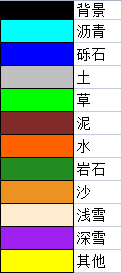
#> input picture doc/color_mask.png, 122 x 273 px
$ python terrain.py
#> lines starting #> are read from the running program, lines starting #| are printed output that depends on the picture; after the words box and inside, x2 and y2 are one past the last pixel; in counts of white or black regions, pixels touching at a corner belong together
### core/utils.py
import os
import cv2
import json

import numpy as np

image_ext = [".jpg", ".JPG", ".jpeg", ".webp", ".bmp", ".png"]
video_ext = [".mov", ".avi", ".mkv", ".h265", ".mp4"]

_COLORS = (
    np.array(
        [
            0.000, 0.447, 0.741,
            0.850, 0.325, 0.098,
            0.929, 0.694, 0.125,
            0.494, 0.184, 0.556,
            0.466, 0.674, 0.188,
            0.301, 0.745, 0.933,
            0.635, 0.078, 0.184,
            0.300, 0.300, 0.300,
            0.600, 0.600, 0.600,
            1.000, 0.000, 0.000,
            1.000, 0.500, 0.000,
            0.749, 0.749, 0.000,
            0.000, 1.000, 0.000,
            0.000, 0.000, 1.000,
            0.667, 0.000, 1.000,
            0.333, 0.333, 0.000,
            0.333, 0.667, 0.000,
            0.333, 1.000, 0.000,
            0.667, 0.333, 0.000,
            0.667, 0.667, 0.000,
            0.667, 1.000, 0.000,
            1.000, 0.333, 0.000,
            1.000, 0.667, 0.000,
            1.000, 1.000, 0.000,
            0.000, 0.333, 0.500,
            0.000, 0.667, 0.500,
            0.000, 1.000, 0.500,
            0.333, 0.000, 0.500,
            0.333, 0.333, 0.500,
            0.333, 0.667, 0.500,
            0.333, 1.000, 0.500,
            0.667, 0.000, 0.500,
            0.667, 0.333, 0.500,
            0.667, 0.667, 0.500,
            0.667, 1.000, 0.500,
            1.000, 0.000, 0.500,
            1.000, 0.333, 0.500,
            1.000, 0.667, 0.500,
            1.000, 1.000, 0.500,
            0.000, 0.333, 1.000,
            0.000, 0.667, 1.000,
            0.000, 1.000, 1.000,
            0.333, 0.000, 1.000,
            0.333, 0.333, 1.000,
            0.333, 0.667, 1.000,
            0.333, 1.000, 1.000,
            0.667, 0.000, 1.000,
            0.667, 0.333, 1.000,
            0.667, 0.667, 1.000,
            0.667, 1.000, 1.000,
            1.000, 0.000, 1.000,
            1.000, 0.333, 1.000,
            1.000, 0.667, 1.000,
            0.333, 0.000, 0.000,
            0.500, 0.000, 0.000,
            0.667, 0.000, 0.000,
            0.833, 0.000, 0.000,
            1.000, 0.000, 0.000,
            0.000, 0.167, 0.000,
            0.000, 0.333, 0.000,
            0.000, 0.500, 0.000,
            0.000, 0.667, 0.000,
            0.000, 0.833, 0.000,
            0.000, 1.000, 0.000,
            0.000, 0.000, 0.167,
            0.000, 0.000, 0.333,
            0.000, 0.000, 0.500,
            0.000, 0.000, 0.667,
            0.000, 0.000, 0.833,
            0.000, 0.000, 1.000,
            0.000, 0.000, 0.000,
            0.143, 0.143, 0.143,
            0.286, 0.286, 0.286,
            0.429, 0.429, 0.429,
            0.571, 0.571, 0.571,
            0.714, 0.714, 0.714,
            0.857, 0.857, 0.857,
            0.000, 0.447, 0.741,
            0.314, 0.717, 0.741,
            0.500, 0.500, 0.000,
        ]
    )
    .astype(np.float32)
    .reshape(-1, 3)
)


def fast_sigmoid(x):
    return 1/(1 + np.exp(-x))


# [20 lines left out: functions get_image_list, get_video_list, not called in this run]


def mkdir(path):
    if not os.path.exists(path):
        os.makedirs(path)


def imread(path, flag=1):
#> called with path = 'D:\\open_infer\\doc\\color_mask.png', flag = 1
    return cv2.imdecode(np.fromfile(path, dtype=np.uint8), flag)
#> returned value is the input picture: shape (273, 122, 3); mean B, G, R 151.2, 169.2, 162.8


def imwrite(path, image):
    cv2.imencode(os.path.splitext(path)[1], image)[1].tofile(path)

# [4 lines left out: function read_json, not called in this run]


def save_json(path, data):
    with open(path, 'w') as f:
        json.dump(data, f)

### core/driving_area.py
import cv2
import numpy as np
from core.utils import get_image_list


def emulate_straight_mask(mask_shape, top, bottom):
#> called with mask_shape = (960, 320), top = (0.04, 0.24), bottom = (0.06, 0.36)
    width, height = mask_shape
    top_min, top_max = top
    bottom_min, bottom_max = bottom
    mask = np.zeros((height, width))
    left_area = [
        [int(width * (0.5 - top_max)), 0],
        [int(width * (0.5 - top_min)), 0],
        [int(width * (0.5 - bottom_min)), height],
        [int(width * (0.5 - bottom_max)), height],
    ]

    right_area = [
        [int(width * (0.5 + top_max)), 0],
        [int(width * (0.5 + top_min)), 0],
        [int(width * (0.5 + bottom_min)), height],
        [int(width * (0.5 + bottom_max)), height],
    ]
    poly = [np.array(left_area), np.array(right_area)]
    cv2.fillPoly(mask, poly, 1)
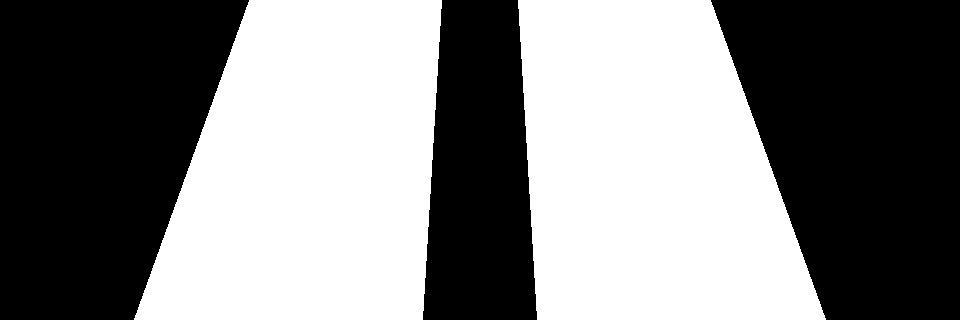
#> mask: shape (320, 960) float64; values 0 (black) and 1 (white), 50.2% white; 3 black regions, box (x1, y1, x2, y2) and area: (0, 0, 249, 320) 61280, (711, 0, 960, 320) 61280, (423, 0, 537, 320) 30400
    line_xy = [
        [[int(width * (0.5 - top_max)), 0], [int(width * (0.5 - bottom_max)), height]],
        [[int(width * (0.5 - top_min)), 0], [int(width * (0.5 - bottom_min)), height]],
        [[int(width * (0.5 + top_min)), 0], [int(width * (0.5 + bottom_min)), height]],
        [[int(width * (0.5 + top_max)), 0], [int(width * (0.5 + bottom_max)), height]],
    ]
    return mask, line_xy


# [28 lines that do not run on import are left out]

### traffic_object/terrain.py
from core.utils import imread
from core.driving_area import emulate_straight_mask

# BGR
terrain_mask_color_list = [
    [0, 0, 0],  # background
    [255, 255, 0],  # asphalt
    [255, 0, 0],  # gravel
    [192, 192, 192],  # earth
    [0, 255, 0],  # grassland
    [42, 42, 128],  # mud
    [0, 91, 255],  # water
    [34, 139, 34],  # rock
    [33, 145, 237],  # sand
    [205, 235, 255],  # light_snow
    [240, 32, 160],  # deep_snow
    [0, 255, 255],  # others
]

mask_color_path = r"D:\open_infer\doc\color_mask.png"
terrain_mask_color_map = imread(mask_color_path)

roi_shape = (960, 320)
top = (0.04, 0.24)
bottom = (0.06, 0.36)

crop = []
show_size = (1280, 720)
input_size = (576, 320)

input_node_name = "data"
color_mode = "rgb"

driving_area_mask, line_xy = emulate_straight_mask(roi_shape, top, bottom)
